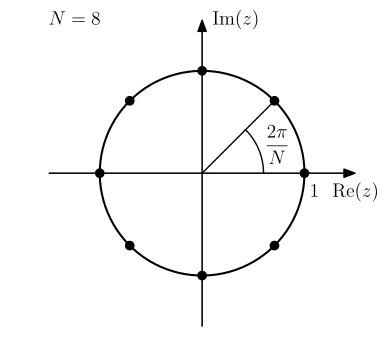

The Python source for this figure:
import matplotlib.pyplot as plt
import numpy as np

__author__ = 'ernesto'

# use latex
plt.rcParams['text.usetex'] = True
plt.rcParams['text.latex.preview'] = True
plt.rcParams['text.latex.preamble'] = [r'\usepackage{amsmath}']

# Parametros del filtro Butterworth en tiempo continuo
N = 8

#
# Diagrama de polos y ceros
#

# Muestras
ks = np.arange(N)
sk = np.exp(1j * np.pi * 2 * ks / N)

# círculo unidad
M = 200
thetas = np.linspace(0, 2 * np.pi, M)
xc = np.cos(thetas)
yc = np.sin(thetas)

# valores maximos y minimos de los ejes
max_ax = 1.5
xmin = -max_ax
xmax = max_ax
ymin = -max_ax
ymax = max_ax
# axis parameters
xmin_ax = xmin
xmax_ax = xmax
ymin_ax = ymin
ymax_ax = ymax

display_length = 6

# x ticks labels margin
xtm = -0.23
ytm = -0.1
# font size
fontsize = 14
fontsize2 = 10

fig = plt.figure(1, figsize=(4, 4), frameon=False)
ax = fig.add_subplot(111)

plt.xlim(xmin_ax, xmax_ax)
plt.ylim(ymin_ax, ymax_ax)
plt.gca().set_aspect('equal', adjustable='box')

# axis arrows
plt.annotate("", xytext=(xmin_ax, 0), xycoords='data', xy=(xmax_ax, 0), textcoords='data',
             arrowprops=dict(width=0.1, headwidth=6, headlength=8, facecolor='black', shrink=0.002))
plt.annotate("", xytext=(0, ymin_ax), xycoords='data', xy=(0, ymax_ax), textcoords='data',
             arrowprops=dict(width=0.1, headwidth=6, headlength=8, facecolor='black', shrink=0.002))

# círculo unidad
plt.plot(xc, yc, 'k-', lw=1.5)
# ceros
marker_style = dict(marker='o', linestyle='', markersize=6, markerfacecolor='k', markeredgecolor='k')
plt.plot(sk.real, sk.imag, **marker_style)

# angulo
plt.plot([0, sk[1].real], [0, sk[1].imag], 'k-', lw=1)
r = 0.6
nn = 20
ths = np.linspace(0, np.angle(sk[1]), nn)
xa = r * np.cos(ths)
ya = r * np.sin(ths)
plt.plot(xa, ya, 'k-', lw=1)
plt.text(xa[nn // 2] + 0.2, ya[nn // 2] + 0.04, '$\dfrac{2\pi}{N}$', fontsize=fontsize, ha='center', va='center')

# etiquetas de los ejes
plt.text(1.05, xtm, r'$1$', fontsize=fontsize, ha='left', va='baseline')
plt.text(xmax_ax, xtm, r'$\textrm{Re}(z)$', fontsize=fontsize, ha='center', va='baseline')
plt.text(-ytm, ymax_ax, r'$\textrm{Im}(z)$', fontsize=fontsize, ha='left', va='center')
plt.text(xmin_ax, ymax_ax, r'$N={}$'.format(N), fontsize=fontsize, ha='left', va='center')

plt.axis('off')

# save as pdf image
plt.savefig('dft_dtft_sampling_z_plane.pdf', bbox_inches='tight')

plt.show()
